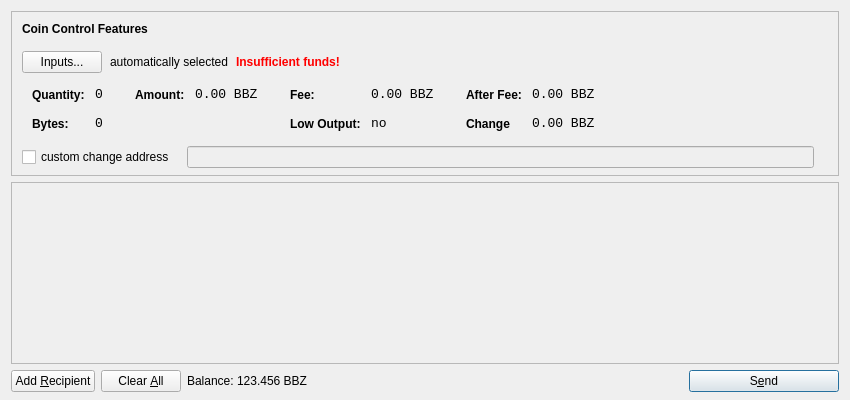
<?xml version="1.0" encoding="UTF-8"?>
<ui version="4.0">
 <class>SendCoinsDialog</class>
 <widget class="QDialog" name="SendCoinsDialog">
  <property name="geometry">
   <rect>
    <x>0</x>
    <y>0</y>
    <width>850</width>
    <height>400</height>
   </rect>
  </property>
  <property name="windowTitle">
   <string>Send Coins</string>
  </property>
  <layout class="QVBoxLayout" name="verticalLayout" stretch="0,1,0">
   <property name="bottomMargin">
    <number>8</number>
   </property>
   <item>
    <widget class="QFrame" name="frameCoinControl">
     <property name="sizePolicy">
      <sizepolicy hsizetype="Expanding" vsizetype="Expanding">
       <horstretch>0</horstretch>
       <verstretch>0</verstretch>
      </sizepolicy>
     </property>
     <property name="maximumSize">
      <size>
       <width>16777215</width>
       <height>16777215</height>
      </size>
     </property>
     <property name="frameShape">
      <enum>QFrame::StyledPanel</enum>
     </property>
     <property name="frameShadow">
      <enum>QFrame::Sunken</enum>
     </property>
     <layout class="QVBoxLayout" name="verticalLayoutCoinControl2">
      <property name="spacing">
       <number>-1</number>
      </property>
      <property name="leftMargin">
       <number>0</number>
      </property>
      <property name="topMargin">
       <number>0</number>
      </property>
      <property name="rightMargin">
       <number>0</number>
      </property>
      <property name="bottomMargin">
       <number>6</number>
      </property>
      <item>
       <layout class="QVBoxLayout" name="verticalLayoutCoinControl" stretch="0,0,0,0,1">
        <property name="spacing">
         <number>0</number>
        </property>
        <property name="leftMargin">
         <number>10</number>
        </property>
        <property name="topMargin">
         <number>10</number>
        </property>
        <item>
         <layout class="QHBoxLayout" name="horizontalLayoutCoinControl1">
          <property name="bottomMargin">
           <number>15</number>
          </property>
          <item>
           <widget class="QLabel" name="labelCoinControlFeatures">
            <property name="sizePolicy">
             <sizepolicy hsizetype="Preferred" vsizetype="Maximum">
              <horstretch>0</horstretch>
              <verstretch>0</verstretch>
             </sizepolicy>
            </property>
            <property name="font">
             <font>
              <weight>75</weight>
              <bold>true</bold>
             </font>
            </property>
            <property name="styleSheet">
             <string notr="true">font-weight:bold;</string>
            </property>
            <property name="text">
             <string>Coin Control Features</string>
            </property>
           </widget>
          </item>
         </layout>
        </item>
        <item>
         <layout class="QHBoxLayout" name="horizontalLayoutCoinControl2" stretch="0,0,0,0">
          <property name="spacing">
           <number>8</number>
          </property>
          <property name="bottomMargin">
           <number>10</number>
          </property>
          <item>
           <widget class="QPushButton" name="pushButtonCoinControl">
            <property name="styleSheet">
             <string notr="true"/>
            </property>
            <property name="text">
             <string>Inputs...</string>
            </property>
           </widget>
          </item>
          <item>
           <widget class="QLabel" name="labelCoinControlAutomaticallySelected">
            <property name="text">
             <string>automatically selected</string>
            </property>
            <property name="margin">
             <number>5</number>
            </property>
           </widget>
          </item>
          <item>
           <widget class="QLabel" name="labelCoinControlInsuffFunds">
            <property name="font">
             <font>
              <weight>75</weight>
              <bold>true</bold>
             </font>
            </property>
            <property name="styleSheet">
             <string notr="true">color:red;font-weight:bold;</string>
            </property>
            <property name="text">
             <string>Insufficient funds!</string>
            </property>
            <property name="margin">
             <number>5</number>
            </property>
           </widget>
          </item>
          <item>
           <spacer name="horizontalSpacerCoinControl">
            <property name="orientation">
             <enum>Qt::Horizontal</enum>
            </property>
            <property name="sizeHint" stdset="0">
             <size>
              <width>40</width>
              <height>1</height>
             </size>
            </property>
           </spacer>
          </item>
         </layout>
        </item>
        <item>
         <widget class="QWidget" name="widgetCoinControl" native="true">
          <property name="sizePolicy">
           <sizepolicy hsizetype="Preferred" vsizetype="Preferred">
            <horstretch>0</horstretch>
            <verstretch>0</verstretch>
           </sizepolicy>
          </property>
          <property name="minimumSize">
           <size>
            <width>0</width>
            <height>0</height>
           </size>
          </property>
          <property name="styleSheet">
           <string notr="true"/>
          </property>
          <layout class="QHBoxLayout" name="horizontalLayoutCoinControl5">
           <property name="margin">
            <number>0</number>
           </property>
           <item>
            <layout class="QHBoxLayout" name="horizontalLayoutCoinControl3" stretch="0,0,0,1">
             <property name="spacing">
              <number>20</number>
             </property>
             <property name="topMargin">
              <number>0</number>
             </property>
             <property name="bottomMargin">
              <number>10</number>
             </property>
             <item>
              <layout class="QFormLayout" name="formLayoutCoinControl1">
               <property name="horizontalSpacing">
                <number>10</number>
               </property>
               <property name="verticalSpacing">
                <number>14</number>
               </property>
               <property name="leftMargin">
                <number>10</number>
               </property>
               <property name="topMargin">
                <number>4</number>
               </property>
               <property name="rightMargin">
                <number>6</number>
               </property>
               <item row="0" column="0">
                <widget class="QLabel" name="labelCoinControlQuantityText">
                 <property name="styleSheet">
                  <string notr="true">font-weight:bold;</string>
                 </property>
                 <property name="text">
                  <string>Quantity:</string>
                 </property>
                 <property name="margin">
                  <number>0</number>
                 </property>
                </widget>
               </item>
               <item row="0" column="1">
                <widget class="QLabel" name="labelCoinControlQuantity">
                 <property name="font">
                  <font>
                   <family>Monospace</family>
                   <pointsize>10</pointsize>
                  </font>
                 </property>
                 <property name="cursor">
                  <cursorShape>IBeamCursor</cursorShape>
                 </property>
                 <property name="contextMenuPolicy">
                  <enum>Qt::ActionsContextMenu</enum>
                 </property>
                 <property name="text">
                  <string>0</string>
                 </property>
                 <property name="margin">
                  <number>0</number>
                 </property>
                 <property name="textInteractionFlags">
                  <set>Qt::LinksAccessibleByMouse|Qt::TextSelectableByKeyboard|Qt::TextSelectableByMouse</set>
                 </property>
                </widget>
               </item>
               <item row="1" column="0">
                <widget class="QLabel" name="labelCoinControlBytesText">
                 <property name="styleSheet">
                  <string notr="true">font-weight:bold;</string>
                 </property>
                 <property name="text">
                  <string>Bytes:</string>
                 </property>
                </widget>
               </item>
               <item row="1" column="1">
                <widget class="QLabel" name="labelCoinControlBytes">
                 <property name="font">
                  <font>
                   <family>Monospace</family>
                   <pointsize>10</pointsize>
                  </font>
                 </property>
                 <property name="cursor">
                  <cursorShape>IBeamCursor</cursorShape>
                 </property>
                 <property name="contextMenuPolicy">
                  <enum>Qt::ActionsContextMenu</enum>
                 </property>
                 <property name="text">
                  <string>0</string>
                 </property>
                 <property name="textInteractionFlags">
                  <set>Qt::LinksAccessibleByMouse|Qt::TextSelectableByKeyboard|Qt::TextSelectableByMouse</set>
                 </property>
                </widget>
               </item>
              </layout>
             </item>
             <item>
              <layout class="QFormLayout" name="formLayoutCoinControl2">
               <property name="horizontalSpacing">
                <number>10</number>
               </property>
               <property name="verticalSpacing">
                <number>14</number>
               </property>
               <property name="leftMargin">
                <number>6</number>
               </property>
               <property name="topMargin">
                <number>4</number>
               </property>
               <property name="rightMargin">
                <number>6</number>
               </property>
               <item row="0" column="0">
                <widget class="QLabel" name="labelCoinControlAmountText">
                 <property name="styleSheet">
                  <string notr="true">font-weight:bold;</string>
                 </property>
                 <property name="text">
                  <string>Amount:</string>
                 </property>
                 <property name="margin">
                  <number>0</number>
                 </property>
                </widget>
               </item>
               <item row="0" column="1">
                <widget class="QLabel" name="labelCoinControlAmount">
                 <property name="font">
                  <font>
                   <family>Monospace</family>
                   <pointsize>10</pointsize>
                  </font>
                 </property>
                 <property name="cursor">
                  <cursorShape>IBeamCursor</cursorShape>
                 </property>
                 <property name="contextMenuPolicy">
                  <enum>Qt::ActionsContextMenu</enum>
                 </property>
                 <property name="text">
                  <string notr="true">0.00 BBZ</string>
                 </property>
                 <property name="textInteractionFlags">
                  <set>Qt::LinksAccessibleByMouse|Qt::TextSelectableByKeyboard|Qt::TextSelectableByMouse</set>
                 </property>
                </widget>
               </item>
              </layout>
             </item>
             <item>
              <layout class="QFormLayout" name="formLayoutCoinControl3">
               <property name="horizontalSpacing">
                <number>10</number>
               </property>
               <property name="verticalSpacing">
                <number>14</number>
               </property>
               <property name="leftMargin">
                <number>6</number>
               </property>
               <property name="topMargin">
                <number>4</number>
               </property>
               <property name="rightMargin">
                <number>6</number>
               </property>
               <item row="0" column="0">
                <widget class="QLabel" name="labelCoinControlFeeText">
                 <property name="styleSheet">
                  <string notr="true">font-weight:bold;</string>
                 </property>
                 <property name="text">
                  <string>Fee:</string>
                 </property>
                 <property name="margin">
                  <number>0</number>
                 </property>
                </widget>
               </item>
               <item row="0" column="1">
                <widget class="QLabel" name="labelCoinControlFee">
                 <property name="font">
                  <font>
                   <family>Monospace</family>
                   <pointsize>10</pointsize>
                  </font>
                 </property>
                 <property name="cursor">
                  <cursorShape>IBeamCursor</cursorShape>
                 </property>
                 <property name="contextMenuPolicy">
                  <enum>Qt::ActionsContextMenu</enum>
                 </property>
                 <property name="text">
                  <string notr="true">0.00 BBZ</string>
                 </property>
                 <property name="textInteractionFlags">
                  <set>Qt::LinksAccessibleByMouse|Qt::TextSelectableByKeyboard|Qt::TextSelectableByMouse</set>
                 </property>
                </widget>
               </item>
               <item row="1" column="0">
                <widget class="QLabel" name="labelCoinControlLowOutputText">
                 <property name="styleSheet">
                  <string notr="true">font-weight:bold;</string>
                 </property>
                 <property name="text">
                  <string>Low Output:</string>
                 </property>
                </widget>
               </item>
               <item row="1" column="1">
                <widget class="QLabel" name="labelCoinControlLowOutput">
                 <property name="font">
                  <font>
                   <family>Monospace</family>
                   <pointsize>10</pointsize>
                  </font>
                 </property>
                 <property name="cursor">
                  <cursorShape>IBeamCursor</cursorShape>
                 </property>
                 <property name="contextMenuPolicy">
                  <enum>Qt::ActionsContextMenu</enum>
                 </property>
                 <property name="text">
                  <string>no</string>
                 </property>
                 <property name="textInteractionFlags">
                  <set>Qt::LinksAccessibleByMouse|Qt::TextSelectableByKeyboard|Qt::TextSelectableByMouse</set>
                 </property>
                </widget>
               </item>
              </layout>
             </item>
             <item>
              <layout class="QFormLayout" name="formLayoutCoinControl4">
               <property name="horizontalSpacing">
                <number>10</number>
               </property>
               <property name="verticalSpacing">
                <number>14</number>
               </property>
               <property name="leftMargin">
                <number>6</number>
               </property>
               <property name="topMargin">
                <number>4</number>
               </property>
               <property name="rightMargin">
                <number>6</number>
               </property>
               <item row="0" column="0">
                <widget class="QLabel" name="labelCoinControlAfterFeeText">
                 <property name="styleSheet">
                  <string notr="true">font-weight:bold;</string>
                 </property>
                 <property name="text">
                  <string>After Fee:</string>
                 </property>
                 <property name="margin">
                  <number>0</number>
                 </property>
                </widget>
               </item>
               <item row="0" column="1">
                <widget class="QLabel" name="labelCoinControlAfterFee">
                 <property name="font">
                  <font>
                   <family>Monospace</family>
                   <pointsize>10</pointsize>
                  </font>
                 </property>
                 <property name="cursor">
                  <cursorShape>IBeamCursor</cursorShape>
                 </property>
                 <property name="contextMenuPolicy">
                  <enum>Qt::ActionsContextMenu</enum>
                 </property>
                 <property name="text">
                  <string notr="true">0.00 BBZ</string>
                 </property>
                 <property name="textInteractionFlags">
                  <set>Qt::LinksAccessibleByMouse|Qt::TextSelectableByKeyboard|Qt::TextSelectableByMouse</set>
                 </property>
                </widget>
               </item>
               <item row="1" column="0">
                <widget class="QLabel" name="labelCoinControlChangeText">
                 <property name="styleSheet">
                  <string notr="true">font-weight:bold;</string>
                 </property>
                 <property name="text">
                  <string>Change</string>
                 </property>
                </widget>
               </item>
               <item row="1" column="1">
                <widget class="QLabel" name="labelCoinControlChange">
                 <property name="font">
                  <font>
                   <family>Monospace</family>
                   <pointsize>10</pointsize>
                  </font>
                 </property>
                 <property name="cursor">
                  <cursorShape>IBeamCursor</cursorShape>
                 </property>
                 <property name="contextMenuPolicy">
                  <enum>Qt::ActionsContextMenu</enum>
                 </property>
                 <property name="text">
                  <string notr="true">0.00 BBZ</string>
                 </property>
                 <property name="textInteractionFlags">
                  <set>Qt::LinksAccessibleByMouse|Qt::TextSelectableByKeyboard|Qt::TextSelectableByMouse</set>
                 </property>
                </widget>
               </item>
              </layout>
             </item>
            </layout>
           </item>
          </layout>
         </widget>
        </item>
        <item>
         <layout class="QHBoxLayout" name="horizontalLayoutCoinControl4" stretch="0,0,0">
          <property name="spacing">
           <number>12</number>
          </property>
          <property name="sizeConstraint">
           <enum>QLayout::SetDefaultConstraint</enum>
          </property>
          <property name="topMargin">
           <number>5</number>
          </property>
          <property name="rightMargin">
           <number>5</number>
          </property>
          <item>
           <widget class="QCheckBox" name="checkBoxCoinControlChange">
            <property name="text">
             <string>custom change address</string>
            </property>
           </widget>
          </item>
          <item>
           <widget class="QLineEdit" name="lineEditCoinControlChange">
            <property name="enabled">
             <bool>false</bool>
            </property>
            <property name="sizePolicy">
             <sizepolicy hsizetype="Expanding" vsizetype="Fixed">
              <horstretch>0</horstretch>
              <verstretch>0</verstretch>
             </sizepolicy>
            </property>
           </widget>
          </item>
          <item>
           <widget class="QLabel" name="labelCoinControlChangeLabel">
            <property name="sizePolicy">
             <sizepolicy hsizetype="Preferred" vsizetype="Expanding">
              <horstretch>0</horstretch>
              <verstretch>0</verstretch>
             </sizepolicy>
            </property>
            <property name="minimumSize">
             <size>
              <width>0</width>
              <height>0</height>
             </size>
            </property>
            <property name="text">
             <string/>
            </property>
            <property name="margin">
             <number>3</number>
            </property>
           </widget>
          </item>
         </layout>
        </item>
        <item>
         <spacer name="verticalSpacerCoinControl">
          <property name="orientation">
           <enum>Qt::Vertical</enum>
          </property>
          <property name="sizeHint" stdset="0">
           <size>
            <width>800</width>
            <height>1</height>
           </size>
          </property>
         </spacer>
        </item>
       </layout>
      </item>
     </layout>
    </widget>
   </item>
   <item>
    <widget class="QScrollArea" name="scrollArea">
     <property name="widgetResizable">
      <bool>true</bool>
     </property>
     <widget class="QWidget" name="scrollAreaWidgetContents">
      <property name="geometry">
       <rect>
        <x>0</x>
        <y>0</y>
        <width>830</width>
        <height>165</height>
       </rect>
      </property>
      <layout class="QVBoxLayout" name="verticalLayout_2">
       <property name="margin">
        <number>0</number>
       </property>
       <item>
        <layout class="QVBoxLayout" name="entries">
         <property name="spacing">
          <number>6</number>
         </property>
        </layout>
       </item>
       <item>
        <spacer name="verticalSpacer">
         <property name="orientation">
          <enum>Qt::Vertical</enum>
         </property>
         <property name="sizeHint" stdset="0">
          <size>
           <width>20</width>
           <height>40</height>
          </size>
         </property>
        </spacer>
       </item>
      </layout>
     </widget>
    </widget>
   </item>
   <item>
    <layout class="QHBoxLayout" name="horizontalLayout">
     <item>
      <widget class="QPushButton" name="addButton">
       <property name="toolTip">
        <string>Send to multiple recipients at once</string>
       </property>
       <property name="text">
        <string>Add &amp;Recipient</string>
       </property>
       <property name="autoDefault">
        <bool>false</bool>
       </property>
      </widget>
     </item>
     <item>
      <widget class="QPushButton" name="clearButton">
       <property name="sizePolicy">
        <sizepolicy hsizetype="Minimum" vsizetype="Fixed">
         <horstretch>0</horstretch>
         <verstretch>0</verstretch>
        </sizepolicy>
       </property>
       <property name="toolTip">
        <string>Remove all transaction fields</string>
       </property>
       <property name="text">
        <string>Clear &amp;All</string>
       </property>
       <property name="autoRepeatDelay">
        <number>300</number>
       </property>
       <property name="autoDefault">
        <bool>false</bool>
       </property>
      </widget>
     </item>
     <item>
      <layout class="QHBoxLayout" name="horizontalLayout_2">
       <property name="spacing">
        <number>3</number>
       </property>
       <item>
        <widget class="QLabel" name="label">
         <property name="sizePolicy">
          <sizepolicy hsizetype="Preferred" vsizetype="Fixed">
           <horstretch>0</horstretch>
           <verstretch>0</verstretch>
          </sizepolicy>
         </property>
         <property name="text">
          <string>Balance:</string>
         </property>
        </widget>
       </item>
       <item>
        <widget class="QLabel" name="labelBalance">
         <property name="sizePolicy">
          <sizepolicy hsizetype="Preferred" vsizetype="Fixed">
           <horstretch>0</horstretch>
           <verstretch>0</verstretch>
          </sizepolicy>
         </property>
         <property name="cursor">
          <cursorShape>IBeamCursor</cursorShape>
         </property>
         <property name="text">
          <string notr="true">123.456 BBZ</string>
         </property>
         <property name="textInteractionFlags">
          <set>Qt::LinksAccessibleByMouse|Qt::TextSelectableByKeyboard|Qt::TextSelectableByMouse</set>
         </property>
        </widget>
       </item>
      </layout>
     </item>
     <item>
      <spacer name="horizontalSpacer">
       <property name="orientation">
        <enum>Qt::Horizontal</enum>
       </property>
       <property name="sizeHint" stdset="0">
        <size>
         <width>40</width>
         <height>20</height>
        </size>
       </property>
      </spacer>
     </item>
     <item>
      <widget class="QPushButton" name="sendButton">
       <property name="minimumSize">
        <size>
         <width>150</width>
         <height>0</height>
        </size>
       </property>
       <property name="toolTip">
        <string>Confirm the send action</string>
       </property>
       <property name="text">
        <string>S&amp;end</string>
       </property>
       <property name="icon">
        <iconset resource="../bitcoin.qrc">
         <normaloff>:/icons/send</normaloff>:/icons/send</iconset>
       </property>
       <property name="default">
        <bool>true</bool>
       </property>
      </widget>
     </item>
    </layout>
   </item>
  </layout>
 </widget>
 <resources>
  <include location="../bitcoin.qrc"/>
 </resources>
 <connections/>
</ui>
